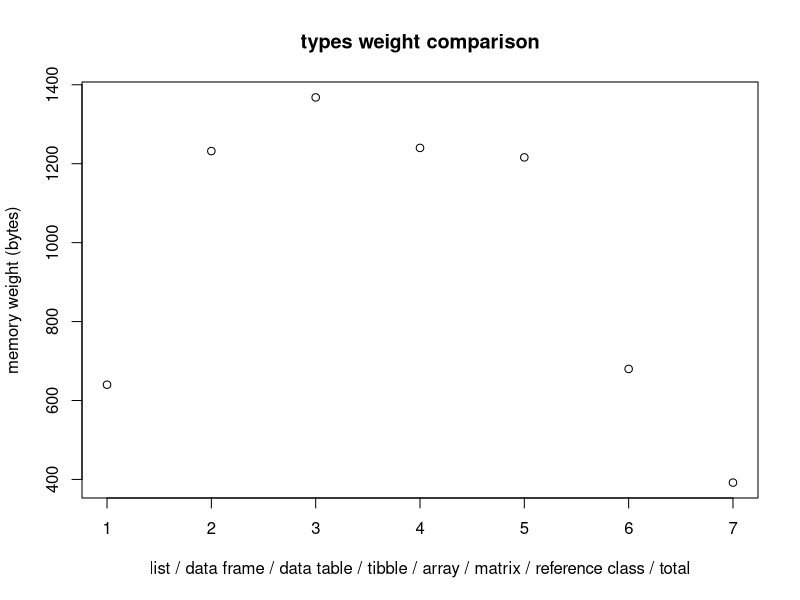

Recreate this plot in R.
## ---- chunk 1
knitr::opts_chunk$set(echo = TRUE)
## ---- chunk 2
vector1 = c(2,3,5) 
vector2 = c("aa","bb", "cc") 
vector3 = c(TRUE, FALSE, TRUE) 
li = list(vector1,vector2,vector3)
li
li[[1]][3] = "22"
li
## ---- chunk 3
df = data.frame(vector1,vector2,vector3)
df
## ---- chunk 4
tb <- tibble::as_tibble(df)
colnames(tb) <- c("column1","column2","column3")
tb
result <- tb$column1
result
## ---- chunk 5
DT = data.table::data.table(
  Col = c("attention","opinion","incredible","attention"),
  Col2 = 1:4,
  Col3 = 5:8
)
DT
dt <- DT[Col == "attention"]
dt
## ---- chunk 6
ar <- array(c(vector1,vector2,vector3),dim = c(3,3,1))
rownames(ar) <- c("line1", "line2", "line3")
ar
## ---- chunk 7
mat <- matrix(c(vector1,vector2,vector3),nrow = 3,ncol = 3)
mat
mat <- matrix(c(vector1,vector2,vector3),nrow = 3,ncol = 3,byrow = T)
colnames(mat) <- c("column1","column2","column3")
mat
## ---- chunk 8
test <- setRefClass("test", fields = list(vector1 = "vector", vector2 = "vector", vector3 = "vector"))
testclass <- test(vector1 = c(2,3,5), vector2 = c("aa","bb","cc"), vector3 = c(TRUE,FALSE,TRUE))
testclass
## ---- chunk 9
testclassmodifications <- testclass
testclassmodifications
testclassmodifications$vector1 <- c(2,3,4)
testclassmodifications
testclass
## ---- chunk 10
testclassmodificationssolutions <- testclass$copy()
testclassmodificationssolutions
testclassmodificationssolutions$vector2 <- c("ee","ff","gg")
testclassmodificationssolutions
testclass
## ---- chunk 11
osli <- object.size(li)
osdf <- object.size(df)
ostdt <- object.size(DT)
ostb <- object.size(tb)
osar <- object.size(ar)
osmat <- object.size(mat)
osclass <- object.size(testclass)
ostotal <- object.size(vector1)+object.size(vector2)+object.size(vector3)
collection = c(osli,osdf,ostb,osar,osmat,osclass,ostotal)
plot(collection,
     main = "types weight comparison",
     xlab = "list / data frame / data table / tibble / array / matrix / reference class / total",
     ylab = "memory weight (bytes)"
     )
